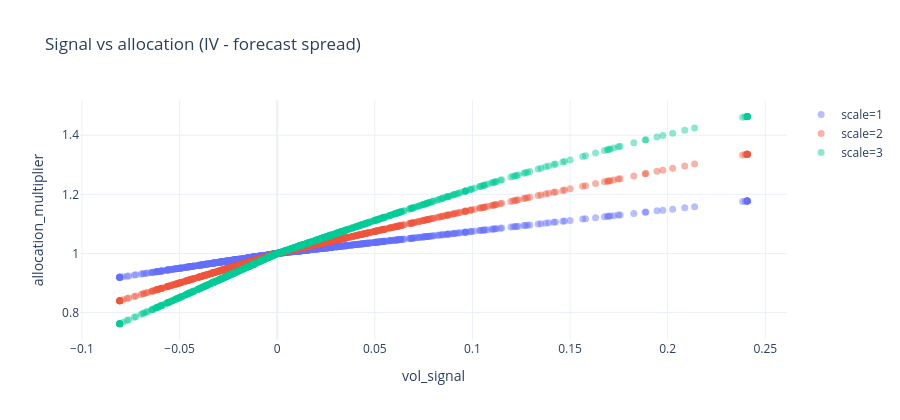

Here is the notebook cell this chart was saved with:
### Code cell
fig = go.Figure()
for scale in scale_grid:
    fig.add_trace(go.Scatter(
        x=signal['vol_signal'],
        y=allocation_grid[f'allocation_scale_{int(scale)}'],
        mode='markers',
        name=f'scale={int(scale)}',
        marker=dict(size=7, opacity=0.45),
    ))
fig.update_layout(template='plotly_white', height=420, width=900, title='Signal vs allocation (IV - forecast spread)')
fig.update_xaxes(title='vol_signal')
fig.update_yaxes(title='allocation_multiplier')
fig.show()

### Figure 1 — Plotly figure (JSON) as saved in the notebook; plotly's stock layout.template omitted (floating-point values rounded to 4 significant figures; data arrays with more than 128 entries replaced by an {"elided": "..."} marker saying what was removed)
{"data": [{"marker": {"opacity": 0.45, "size": 7}, "mode": "markers", "name": "scale=1", "type": "scatter", "x": {"elided": "754 float values"}, "y": {"elided": "754 float values"}}, {"marker": {"opacity": 0.45, "size": 7}, "mode": "markers", "name": "scale=2", "type": "scatter", "x": {"elided": "754 float values"}, "y": {"elided": "754 float values"}}, {"marker": {"opacity": 0.45, "size": 7}, "mode": "markers", "name": "scale=3", "type": "scatter", "x": {"elided": "754 float values"}, "y": {"elided": "754 float values"}}], "layout": {"height": 420, "title": {"text": "Signal vs allocation (IV - forecast spread)"}, "width": 900, "xaxis": {"title": {"text": "vol_signal"}}, "yaxis": {"title": {"text": "allocation_multiplier"}}}}
